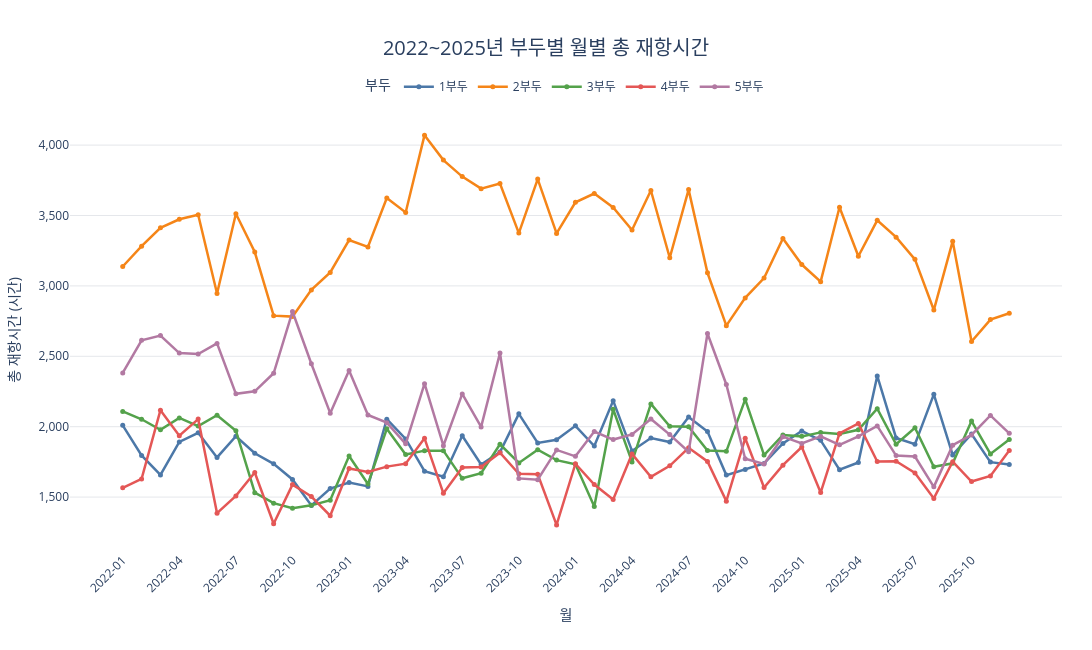

The cell this chart's notebook holds for it:
### Markdown cell above
# 부두별 월별 총 재항시간

### Code cell
import pandas as pd
import plotly.graph_objects as go

# ======================================
# 1. CSV 불러오기
# ======================================

DATA_PATH = r"C:\work\Final_Project\data\record.csv"

df = pd.read_csv(DATA_PATH, encoding="utf-8-sig")
df.columns = df.columns.str.strip()

# ======================================
# 2. 날짜 및 부두 정보 처리
# ======================================

for col in ["입항일시", "출항일시"]:
    df[col] = pd.to_datetime(
        df[col],
        errors="coerce"
    )

# 신항 1~5부두 번호 추출
df["부두"] = df["계선장소"].str.extract(
    r"신항\s*([1-5])\s*부두",
    expand=False
)

# 재항시간 계산 (시간)
df["재항시간"] = (
    df["출항일시"] - df["입항일시"]
).dt.total_seconds() / 3600

# 날짜 누락·음수 시간·대상 외 부두 제외
data = df.loc[
    df["재항시간"].ge(0)
    & df["부두"].notna()
].copy()

# ======================================
# 3. 분석 기간 설정
# ======================================

START = pd.Timestamp("2022-01-01")
END = pd.Timestamp("2026-01-01")

months = pd.date_range(
    START,
    END,
    freq="MS",
    inclusive="left"
)

result = pd.DataFrame(
    index=months,
    columns=list("12345"),
    dtype=float
)

# ======================================
# 4. 월별·부두별 총 재항시간 계산
# ======================================

for month in months:

    next_month = month + pd.offsets.MonthBegin(1)

    # 선박 재항시간 중 해당 월에 속한 시간만 계산
    hours = (
        data["출항일시"].clip(upper=next_month)
        - data["입항일시"].clip(lower=month)
    ).dt.total_seconds().div(3600).clip(lower=0)

    result.loc[month] = (
        hours.groupby(data["부두"])
        .sum()
        .reindex(list("12345"), fill_value=0)
    )

result.index = result.index.strftime("%Y-%m")
result.index.name = "월"
result.columns = result.columns + "부두"

# ======================================
# 5. 분석 결과 출력
# ======================================

print("\n[2022~2025년 부두별 월별 총 재항시간]")

print(
    result.round(2).to_string()
)

# ======================================
# 6. Plotly 라인그래프
# ======================================

port_colors = {
    "1부두": "#4C78A8",
    "2부두": "#F58518",
    "3부두": "#54A24B",
    "4부두": "#E45756",
    "5부두": "#B279A2"
}

fig = go.Figure()

for port in result.columns:

    fig.add_trace(
        go.Scatter(
            x=result.index,
            y=result[port],
            mode="lines+markers",
            name=port,

            line=dict(
                color=port_colors[port],
                width=2.5
            ),

            marker=dict(
                size=5
            ),

            hovertemplate=(
                "월: %{x}<br>"
                "총 재항시간: %{y:,.1f}시간"
                "<extra></extra>"
            )
        )
    )

# ======================================
# 7. 그래프 디자인
# ======================================

# 3개월 간격으로 X축 표시
tick_values = result.index[::3].tolist()

fig.update_layout(

    title=dict(
        text="2022~2025년 부두별 월별 총 재항시간",
        x=0.5,
        xanchor="center",
        font=dict(size=20)
    ),

    xaxis=dict(
        title="월",
        type="category",
        tickmode="array",
        tickvals=tick_values,
        tickangle=-45,
        showgrid=False
    ),

    yaxis=dict(
        title="총 재항시간 (시간)",
        range=[0, None],
        tickformat=",",
        showgrid=True,
        gridcolor="#E5E7EB"
    ),

    template="plotly_white",

    width=1400,
    height=650,

    legend=dict(
        title="부두",
        orientation="h",
        yanchor="bottom",
        y=1.02,
        xanchor="center",
        x=0.5
    ),

    hovermode="x unified",

    margin=dict(
        t=110,
        b=100,
        l=70,
        r=30
    )
)

# ======================================
# 8. PyCharm 주피터 노트북 내부 출력
# ======================================

fig.show()

### Figure 1 — Plotly figure (JSON) as saved in the notebook; plotly's stock layout.template omitted (floating-point values rounded to 4 significant figures)
{"data": [{"hovertemplate": "월: %{x}<br>총 재항시간: %{y:,.1f}시간<extra></extra>", "line": {"color": "#4C78A8", "width": 2.5}, "marker": {"size": 5}, "mode": "lines+markers", "name": "1부두", "x": ["2022-01", "2022-02", "2022-03", "2022-04", "2022-05", "2022-06", "2022-07", "2022-08", "2022-09", "2022-10", "2022-11", "2022-12", "2023-01", "2023-02", "2023-03", "2023-04", "2023-05", "2023-06", "2023-07", "2023-08", "2023-09", "2023-10", "2023-11", "2023-12", "2024-01", "2024-02", "2024-03", "2024-04", "2024-05", "2024-06", "2024-07", "2024-08", "2024-09", "2024-10", "2024-11", "2024-12", "2025-01", "2025-02", "2025-03", "2025-04", "2025-05", "2025-06", "2025-07", "2025-08", "2025-09", "2025-10", "2025-11", "2025-12"], "y": [2009.0, 1795.0, 1657.0, 1891.0, 1956.0, 1782.0, 1932.0, 1811.0, 1736.0, 1625.0, 1441.0, 1561.0, 1603.0, 1576.0, 2053.0, 1913.0, 1684.0, 1645.0, 1936.0, 1732.0, 1820.0, 2091.0, 1884.0, 1907.0, 2006.0, 1862.0, 2185.0, 1828.0, 1920.0, 1891.0, 2069.0, 1966.0, 1656.0, 1696.0, 1739.0, 1881.0, 1969.0, 1903.0, 1695.0, 1746.0, 2360.0, 1920.0, 1876.0, 2230.0, 1799.0, 1948.0, 1748.0, 1731.0], "type": "scatter"}, {"hovertemplate": "월: %{x}<br>총 재항시간: %{y:,.1f}시간<extra></extra>", "line": {"color": "#F58518", "width": 2.5}, "marker": {"size": 5}, "mode": "lines+markers", "name": "2부두", "x": ["2022-01", "2022-02", "2022-03", "2022-04", "2022-05", "2022-06", "2022-07", "2022-08", "2022-09", "2022-10", "2022-11", "2022-12", "2023-01", "2023-02", "2023-03", "2023-04", "2023-05", "2023-06", "2023-07", "2023-08", "2023-09", "2023-10", "2023-11", "2023-12", "2024-01", "2024-02", "2024-03", "2024-04", "2024-05", "2024-06", "2024-07", "2024-08", "2024-09", "2024-10", "2024-11", "2024-12", "2025-01", "2025-02", "2025-03", "2025-04", "2025-05", "2025-06", "2025-07", "2025-08", "2025-09", "2025-10", "2025-11", "2025-12"], "y": [3138.0, 3282.0, 3413.0, 3473.0, 3506.0, 2946.0, 3512.0, 3241.0, 2789.0, 2782.0, 2972.0, 3095.0, 3325.0, 3276.0, 3624.0, 3522.0, 4071.0, 3893.0, 3777.0, 3691.0, 3726.0, 3375.0, 3759.0, 3373.0, 3594.0, 3656.0, 3558.0, 3397.0, 3677.0, 3200.0, 3684.0, 3093.0, 2718.0, 2915.0, 3056.0, 3337.0, 3152.0, 3030.0, 3559.0, 3211.0, 3466.0, 3346.0, 3188.0, 2828.0, 3318.0, 2605.0, 2761.0, 2805.0], "type": "scatter"}, {"hovertemplate": "월: %{x}<br>총 재항시간: %{y:,.1f}시간<extra></extra>", "line": {"color": "#54A24B", "width": 2.5}, "marker": {"size": 5}, "mode": "lines+markers", "name": "3부두", "x": ["2022-01", "2022-02", "2022-03", "2022-04", "2022-05", "2022-06", "2022-07", "2022-08", "2022-09", "2022-10", "2022-11", "2022-12", "2023-01", "2023-02", "2023-03", "2023-04", "2023-05", "2023-06", "2023-07", "2023-08", "2023-09", "2023-10", "2023-11", "2023-12", "2024-01", "2024-02", "2024-03", "2024-04", "2024-05", "2024-06", "2024-07", "2024-08", "2024-09", "2024-10", "2024-11", "2024-12", "2025-01", "2025-02", "2025-03", "2025-04", "2025-05", "2025-06", "2025-07", "2025-08", "2025-09", "2025-10", "2025-11", "2025-12"], "y": [2108.0, 2053.0, 1978.0, 2062.0, 2004.0, 2081.0, 1972.0, 1531.0, 1456.0, 1420.0, 1441.0, 1477.0, 1792.0, 1593.0, 1985.0, 1802.0, 1830.0, 1830.0, 1633.0, 1669.0, 1875.0, 1743.0, 1837.0, 1763.0, 1733.0, 1432.0, 2124.0, 1750.0, 2162.0, 2003.0, 2000.0, 1831.0, 1825.0, 2194.0, 1798.0, 1941.0, 1931.0, 1959.0, 1948.0, 1978.0, 2128.0, 1875.0, 1993.0, 1715.0, 1740.0, 2040.0, 1807.0, 1909.0], "type": "scatter"}, {"hovertemplate": "월: %{x}<br>총 재항시간: %{y:,.1f}시간<extra></extra>", "line": {"color": "#E45756", "width": 2.5}, "marker": {"size": 5}, "mode": "lines+markers", "name": "4부두", "x": ["2022-01", "2022-02", "2022-03", "2022-04", "2022-05", "2022-06", "2022-07", "2022-08", "2022-09", "2022-10", "2022-11", "2022-12", "2023-01", "2023-02", "2023-03", "2023-04", "2023-05", "2023-06", "2023-07", "2023-08", "2023-09", "2023-10", "2023-11", "2023-12", "2024-01", "2024-02", "2024-03", "2024-04", "2024-05", "2024-06", "2024-07", "2024-08", "2024-09", "2024-10", "2024-11", "2024-12", "2025-01", "2025-02", "2025-03", "2025-04", "2025-05", "2025-06", "2025-07", "2025-08", "2025-09", "2025-10", "2025-11", "2025-12"], "y": [1566.0, 1629.0, 2118.0, 1935.0, 2054.0, 1386.0, 1508.0, 1674.0, 1311.0, 1588.0, 1504.0, 1368.0, 1703.0, 1679.0, 1716.0, 1737.0, 1917.0, 1527.0, 1709.0, 1713.0, 1816.0, 1665.0, 1662.0, 1303.0, 1737.0, 1589.0, 1483.0, 1806.0, 1644.0, 1722.0, 1850.0, 1753.0, 1471.0, 1917.0, 1568.0, 1727.0, 1855.0, 1532.0, 1952.0, 2023.0, 1753.0, 1755.0, 1672.0, 1491.0, 1752.0, 1610.0, 1650.0, 1831.0], "type": "scatter"}, {"hovertemplate": "월: %{x}<br>총 재항시간: %{y:,.1f}시간<extra></extra>", "line": {"color": "#B279A2", "width": 2.5}, "marker": {"size": 5}, "mode": "lines+markers", "name": "5부두", "x": ["2022-01", "2022-02", "2022-03", "2022-04", "2022-05", "2022-06", "2022-07", "2022-08", "2022-09", "2022-10", "2022-11", "2022-12", "2023-01", "2023-02", "2023-03", "2023-04", "2023-05", "2023-06", "2023-07", "2023-08", "2023-09", "2023-10", "2023-11", "2023-12", "2024-01", "2024-02", "2024-03", "2024-04", "2024-05", "2024-06", "2024-07", "2024-08", "2024-09", "2024-10", "2024-11", "2024-12", "2025-01", "2025-02", "2025-03", "2025-04", "2025-05", "2025-06", "2025-07", "2025-08", "2025-09", "2025-10", "2025-11", "2025-12"], "y": [2382.0, 2614.0, 2647.0, 2523.0, 2516.0, 2591.0, 2233.0, 2251.0, 2380.0, 2818.0, 2447.0, 2096.0, 2399.0, 2083.0, 2029.0, 1878.0, 2306.0, 1865.0, 2233.0, 1998.0, 2524.0, 1633.0, 1624.0, 1835.0, 1789.0, 1965.0, 1908.0, 1945.0, 2055.0, 1944.0, 1822.0, 2662.0, 2300.0, 1773.0, 1735.0, 1929.0, 1880.0, 1931.0, 1871.0, 1931.0, 2006.0, 1794.0, 1788.0, 1572.0, 1869.0, 1941.0, 2080.0, 1953.0], "type": "scatter"}], "layout": {"title": {"font": {"size": 20}, "text": "2022~2025년 부두별 월별 총 재항시간", "x": 0.5, "xanchor": "center"}, "xaxis": {"title": {"text": "월"}, "type": "category", "tickmode": "array", "tickvals": ["2022-01", "2022-04", "2022-07", "2022-10", "2023-01", "2023-04", "2023-07", "2023-10", "2024-01", "2024-04", "2024-07", "2024-10", "2025-01", "2025-04", "2025-07", "2025-10"], "tickangle": -45, "showgrid": false}, "yaxis": {"title": {"text": "총 재항시간 (시간)"}, "range": [0, null], "tickformat": ",", "showgrid": true, "gridcolor": "#E5E7EB"}, "legend": {"title": {"text": "부두"}, "orientation": "h", "yanchor": "bottom", "y": 1.02, "xanchor": "center", "x": 0.5}, "margin": {"t": 110, "b": 100, "l": 70, "r": 30}, "width": 1400, "height": 650, "hovermode": "x unified"}}
